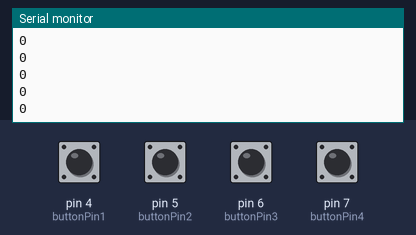
Recording of a sketch running on a simulated Arduino Uno, built with avr-gcc and run on an emulated ATmega328P. Parts: the last lines printed to the serial monitor. The test bench sets the inputs (shaded band); at power-on: pin 4 (buttonPin1), pin 5 (buttonPin2), pin 6 (buttonPin3), pin 7 (buttonPin4) LOW.

Above: at 2.8 s.
2.9 s: pin 4 (buttonPin1) pulled HIGH for 1.2 s
At 3.8 s:
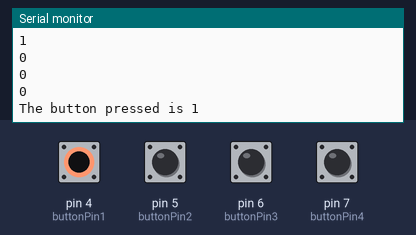
5.6 s: pin 5 (buttonPin2) pulled HIGH for 1.2 s
At 6.3 s:
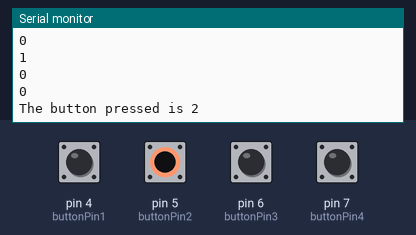
8.3 s: pin 6 (buttonPin3) pulled HIGH for 1.2 s
At 9.8 s:
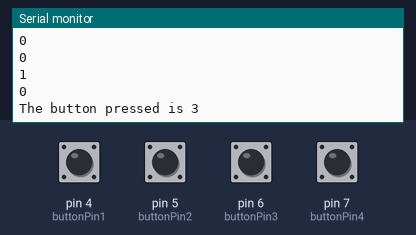
11.0 s: pin 7 (buttonPin4) pulled HIGH for 1.2 s
At 11.4 s:
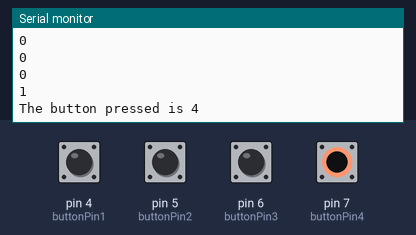
Timing chart, 0 to 14.0 s (numbered marks = the images above; inputs shaded):
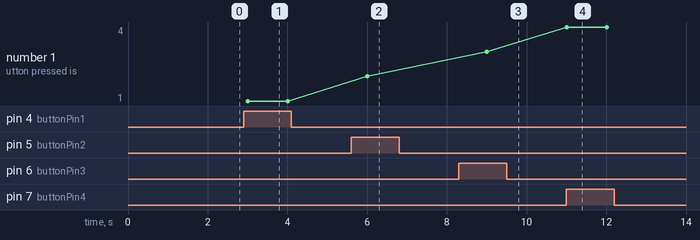

The sketch:

Button_test_logic.ino
```cpp
const int buttonPin1 = 4;
const int buttonPin2 = 5;
const int buttonPin3 = 6;
const int buttonPin4 = 7;

//Variables
int buttonState1 = 0;
int buttonState2 = 0;
int buttonState3 = 0;
int buttonState4 = 0;
int flag=0;

void setup() {
  //Input or output?
  Serial.begin(115200);
  pinMode(buttonPin1, INPUT);
  pinMode(buttonPin2, INPUT);
  pinMode(buttonPin3, INPUT);
  pinMode(buttonPin4, INPUT);
  Serial.print(F("Start button test"));
  Serial.println();
}

void loop(){
  //Read button state (pressed or not pressed?)
  buttonState1 = digitalRead(buttonPin1);
  buttonState2 = digitalRead(buttonPin2);
  buttonState3 = digitalRead(buttonPin3);
  buttonState4 = digitalRead(buttonPin4);
  Serial.println(buttonState1);
  Serial.println(buttonState2);
  Serial.println(buttonState3);
  Serial.println(buttonState4);
  //If button pressed...
  if ((buttonState1 == HIGH) || (buttonState2 == HIGH) || (buttonState3 == HIGH) || (buttonState4 == HIGH)) {
    //...ones, turn led on!
    flag = buttonState1*1 + buttonState2*2 + buttonState3*3 + buttonState4*4;
    Serial.print(F("The button pressed is "));
    Serial.print(flag);
    Serial.println();
  }
  delay(1000);
}
```

Measured:
- after the input at 2.9 s, the serial monitor: prints a new line after 0.10 s (image 1)
- after the input at 5.6 s, the serial monitor: prints a new line after 0.40 s (image 2)
- after the input at 8.3 s, the serial monitor: prints a new line after 0.71 s (image 3)
- after the input at 11.0 s, the serial monitor: prints a new line at once (image 4)
- plotted number 1: 1 → 2 after the input at 5.6 s, 2 → 3 after the input at 8.3 s, 3 → 4 after the input at 11.0 s
